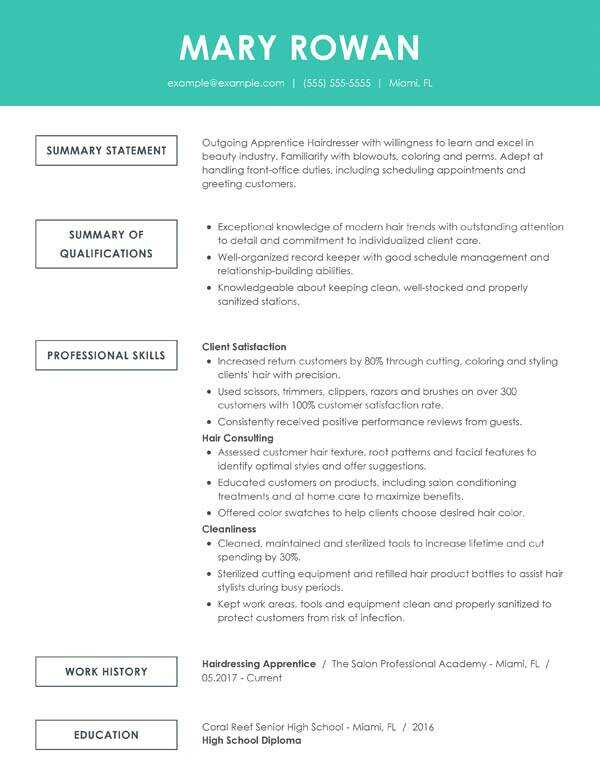
#> input picture T1.jpg, 600 x 776 px, found by its file name
$ jupyter execute --allow-errors name_detector.ipynb   (shell and % lines are left out)
#> lines starting #> are read from the running program, lines starting #| are printed output that depends on the picture
[cell 1]
import pytesseract

[cell 2]
import pickle as pkl

[cell 3]
import matplotlib.pyplot as plt
import spacy
import cv2
import pytesseract

loading and reading image by Pytesseract

[cell 4]
img=cv2.imread("/content/drive/My Drive/T1.jpg")
#> img is the input picture: shape (776, 600, 3); mean B, G, R 236.7, 238.8, 220.8
img=cv2.cvtColor(img,cv2.COLOR_BGR2GRAY)
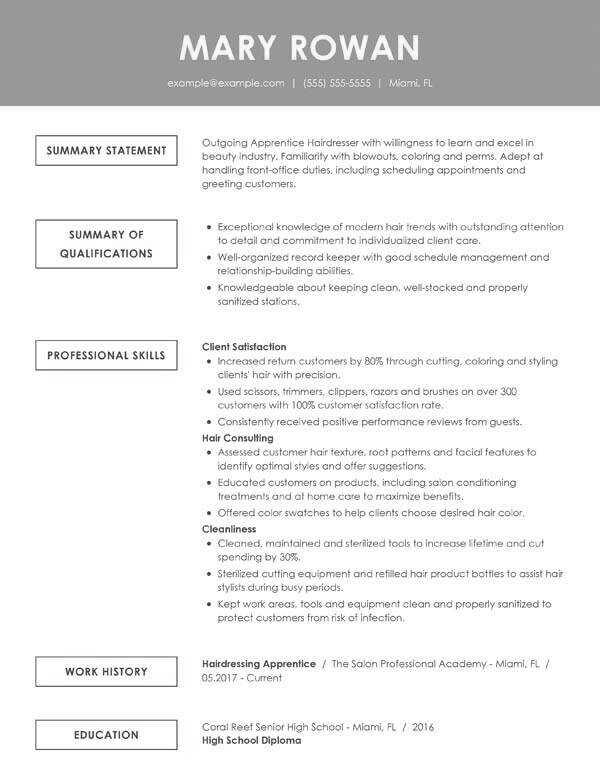
#> img: shape (776, 600); min 2, max 255, mean 233.2
plt.imshow(img,cmap='gray')
#> (the rest of this cell did not finish here and is left out)
